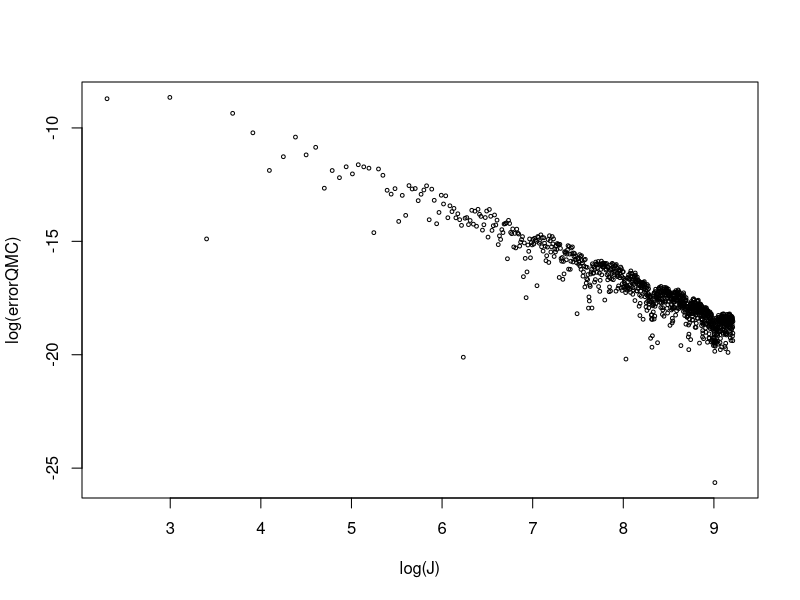

This chart was generated by the following R code: (Note: a time limit stopped this script after it produced the figure.)
#### Exercise 1 ####
binary=function(n,K,d){ #Get terms in binary expansion
  d[K+1]<-1 #in all cases 1 is the final term
  n<-n-2^(K)
  for (i in 0:K-1)
  {
    if (2^(i)<=n){
      nextK<-i
    }
  }
  if (n==0){
    return(d)
  }
  else {
    binary(n,nextK,d)
  }
}

eps<-rep(0,9)
for (n in 9)
{
  for (i in 0:3)
  {
    if (n>=2^(i)){
      K<-i
    }
  }
  d<-rep(0,K+1)
  d<-binary(n,K,d)
  term<-0
  for (j in 0:K){
    term<-term+d[j+1]*2^(-j-1)
  }
  eps[n]<-term
}

#Or... Use this command in R from the vipor package
#### Exercise 2 ####
library(vipor)
J<-seq(10,10000,by=10)
uQMC<-rep(0,length(J))
for (i in 1:length(J)){
  eps2<-vanDerCorput(J[i],base=2,start=1)
  lambda<-0.1*rep(1,J[i])+0.8*eps2
  u5<-0
  for (j in 1:J[i]){
    u5<-u5+(1/J[i])*exp(-lambda[j]*5)
  }
  uQMC[i]<-u5
}
m_u5<-rep((-0.25)*(exp(-4.5)-exp(-0.5)),length(J))
errorQMC<-(uQMC-m_u5)^2
plot(log(J),log(errorQMC),cex=0.5)
plot(J,errorQMC,log="xy")
OrderlogJoverJ<-8e-5*log(J)/J
lines(J,OrderlogJoverJ,col="red",lty="dashed")

#### Exercise 4 ####
EvaluateU<-function(t,lambda){ #function to evaluate uprime(t,lambda)
  lambdaPrime<-0.5-0.4+2*0.4*lambda
  u<-exp(-lambdaPrime*t)
  return(u)
}

CTR<-function(J,t){
  delta<-1/J
  jValues<-delta*seq(0,J,by=1)
  Ictr<-0
  for (i in 1:length(jValues)){
    if (jValues[i]==0){
      Ictr<-Ictr+0.5*delta*EvaluateU(t,jValues[i])
    }
    else if (jValues[i]==1){
      Ictr<-Ictr+0.5*delta*EvaluateU(t,jValues[i])
    }
    else {
      Ictr<-Ictr+delta*EvaluateU(t,jValues[i])
    }
  }
  return(Ictr)
}

CSR<-function(J,t){
  delta<-1/J
  jValues<-delta*seq(0,J,by=1)
  Icsr<-0
  for (i in 1:length(jValues)){
    if (jValues[i]==0){
      Icsr<-Icsr+(delta/3)*EvaluateU(t,jValues[i])
    }
    else if (i%%2==0){
      Icsr<-Icsr+(delta/3)*4*EvaluateU(t,jValues[i])
    }
    else if (jValues[i]==1){
      Icsr<-Icsr+(delta/3)*EvaluateU(t,jValues[i])
    }
    else {
      Icsr<-Icsr+(delta/3)*2*EvaluateU(t,jValues[i])
    }
  }
  return(Icsr)
}

#Composite Trapezium Rule first
J<-seq(10,500,by=10)
t<-5
m_u5<-rep((-0.25)*(exp(-0.9*t)-exp(-0.1*t)),length(J))
CTRApprox<-rep(0,length(J))
for (i in 1:length(J)){
  CTRApprox[i]<-CTR(J[i],5)
}
errorCTR<-abs(m_u5-CTRApprox)
plot(J,errorCTR,log="xy")
JandError<-data.frame(J,errorCTR)
Order1overJSquare<-0.19873*(1/J)^2
lines(J,Order1overJSquare,col="red",lty="dashed")

#Composite Simpson's rule next
J<-seq(10,500,by=10)
t<-5
m_u5<-rep((-0.25)*(exp(-0.9*t)-exp(-0.1*t)),length(J))
CSRApprox<-rep(0,length(J))
for (i in 1:length(J)){
  CSRApprox[i]<-CSR(J[i],5)
}
errorCSR<-abs(m_u5-CSRApprox)
plot(J,errorCSR,log="xy")
JandError<-data.frame(J,errorCSR)
Order1overJFour<-0.2117*(1/J)^4
lines(J,Order1overJFour,col="red",lty="dashed")

#### Exercise 5 ####
library(pracma) #contains function gaussLegendre which gives weights and nodes for gauss quadrature

EvaluateUForGQ<-function(t,lambda){
  lambdaPrime<-0.5+0.4*lambda
  u<-exp(-lambdaPrime*t)
  return(u)
}

GaussQuadrature<-function(J,t){
  nodesAndWeights<-gaussLegendre(J,a=-1,b=1)
  x<-nodesAndWeights$x
  w<-nodesAndWeights$w
  Igq<-0
  for (i in 1:length(x)){
    Igq<-Igq+w[i]*EvaluateUForGQ(t,x[i])
  }
  return(Igq)
}

J<-c(2,5,10,15,20,25,50,100,500)
t<-5
m_u5<-rep((-0.25)*(exp(-0.9*t)-exp(-0.1*t)),length(J))
GQApprox<-rep(0,length(J))
for (i in 1:length(J)){
  GQApprox[i]<-0.5*GaussQuadrature(J[i],5)
}
errorGQ<-abs(m_u5-GQApprox)
plot(J,errorGQ,log="xy") #Machine precision about reached after using 10 points
.Machine$double.eps #This is machine precision, which is 2.22e-16 on my machine

#### Exercise 6 ####
EvaluateUExercise6<-function(beta,lambda){
  u<-1/(1+exp(-2*beta*(lambda+0.5)))-1/(1+exp(-2*beta*(lambda-0.5)))
  return(u)
}

CTRExercise6<-function(J,beta){ #repeated from before but replaces t
  delta<-1/J
  jValues<-delta*seq(0,J,by=1)
  Ictr<-0
  for (i in 1:length(jValues)){
    if (jValues[i]==0){
      Ictr<-Ictr+0.5*delta*EvaluateUExercise6(beta,jValues[i])
    }
    else if (jValues[i]==1){
      Ictr<-Ictr+0.5*delta*EvaluateUExercise6(beta,jValues[i])
    }
    else {
      Ictr<-Ictr+delta*EvaluateUExercise6(beta,jValues[i])
    }
  }
  return(Ictr)
}

GaussQuadratureExercise6<-function(J,beta){ #again repeated from before with t replaced
  nodesAndWeights<-gaussLegendre(J,a=-1,b=1)
  x<-nodesAndWeights$x
  w<-nodesAndWeights$w
  Igq<-0
  for (i in 1:length(x)){
    Igq<-Igq+w[i]*EvaluateUExercise6(beta,x[i])
  }
  return(Igq)
}

beta<-50 #Can set this to 5 or 50
J<-c(2,5,10,15,20,25,50,100,500)
ExactFromCTR<-rep(CTRExercise6(1000000,beta),length(J))
CTRApprox<-rep(0,length(J))
GQApprox<-rep(0,length(J))
for (i in 1:length(J)){
  CTRApprox[i]<-CTRExercise6(J[i],beta)
  GQApprox[i]<-0.5*GaussQuadratureExercise6(J[i],beta) #for some reason need to multiply by 0.5 again
}
errorCTR<-abs(ExactFromCTR-CTRApprox)
errorGQ<-abs(ExactFromCTR-GQApprox)
plot(J,errorGQ,log="xy",col="red") #points from Gauss quadrature in red
points(J,errorCTR,col="black") #points from trapezium rule in black, when beta=50 result is exact!
